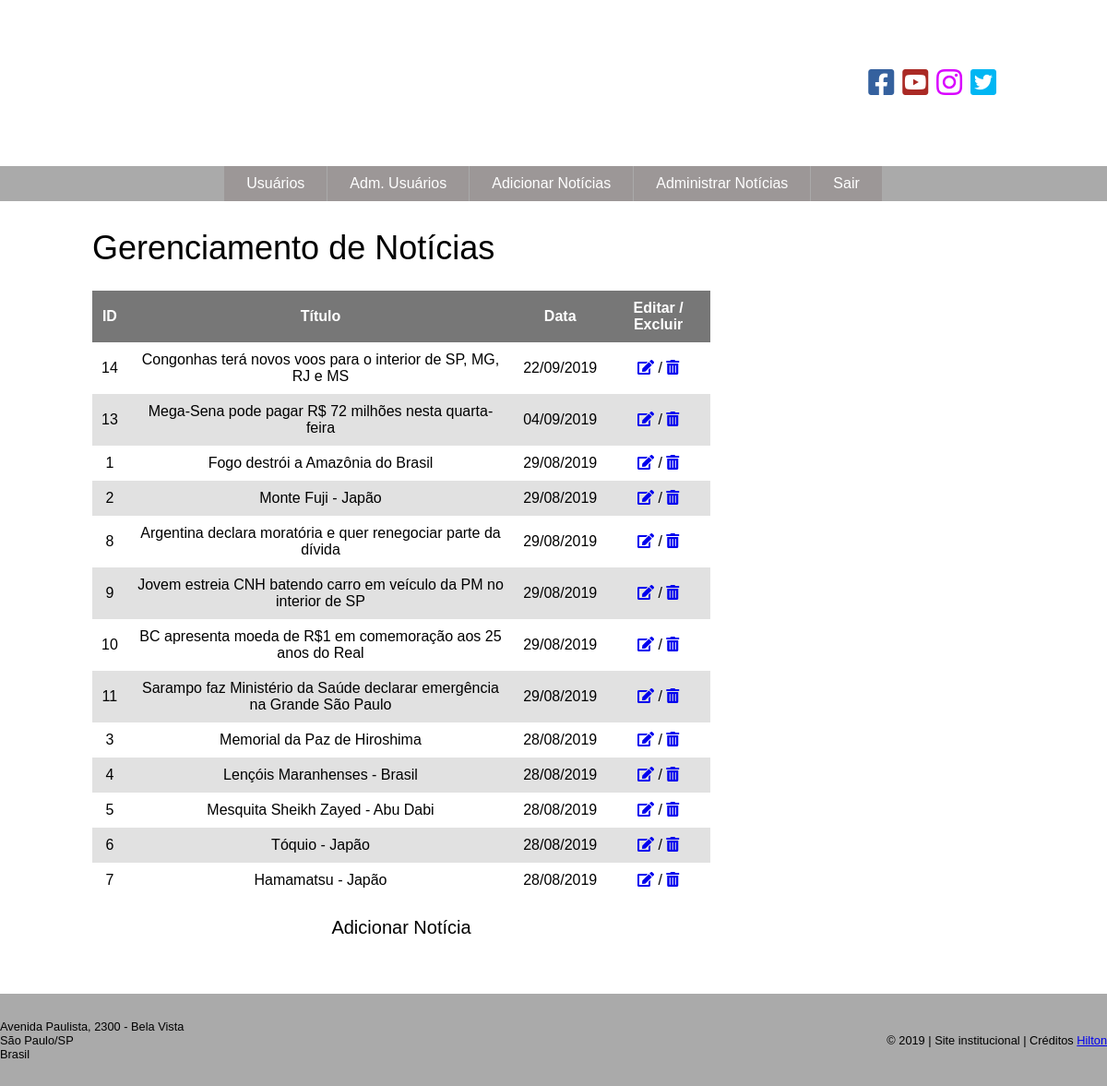
/adm_noticia.php (signed in), run on the app's committed database.
### tables this page shows
CREATE TABLE `noticias` (
  `id_noticia` int(11) NOT NULL,
  `titulo` varchar(150) NOT NULL,
  `texto` text NOT NULL,
  `data` date NOT NULL,
  `foto` varchar(150) NOT NULL
);

### adm_noticia.php (the view, shortened to what this page needs)
<?php
    include("funcoes.php");
    $sql = "SELECT * FROM noticias ORDER BY data DESC";
    $resultado = $conexao->query($sql);
    $tabela = "
        <table class='tabela2'>
            <tr>
                <th>ID</th>
                <th>Título</th>
                <th>Data</th>
                <th>Editar / Excluir</th>
            </tr>
    ";
    while($linha = mysqli_fetch_array($resultado)){
        $id_noticia = $linha["id_noticia"];
        $titulo = $linha["titulo"];
        $data =  $linha["data"];
        $data  = date("d/m/Y",strtotime($data));
        $editar = "<a href='add_noticia.php?id_noticia=$id_noticia'><i class='fas fa-edit'></i></a>";
        $excluir = "<a href='?acao=excluir&id_noticia=$id_noticia' onclick='return deletar(); return false;'><i class='fas fa-trash-alt'></i></a>";
        $tabela.="
            <tr>
                <td>$id_noticia</td>
                <td>$titulo</td>
                <td>$data</td>
                <td>$editar / $excluir</td>
            </tr>
        ";
    }
    $tabela.="</table>";
?>
<!DOCTYPE html>
<html lang="pt-br">
<head>
    <link type="text/css" rel="stylesheet" href="estilo.css"/>
    <link rel="stylesheet" href="https://use.fontawesome.com/releases/v5.8.1/css/all.css">
</head>
<body>
    <?php
        include("topo.php");
    ?>
    <section>
        <article>
            <h1>Gerenciamento de Notícias</h1>
            <?php echo $tabela; ?>
            <p class="centro">
            <a href="add_noticia.php">Adicionar Notícia</a>
            </p>
        </article>
    </section>
    <?php
        include("Rodape.php");
    ?>
</body>
</html>

### estilo.css (style rules this page uses)
* { margin: 0px; padding: 0px; }
body { font-family: 'Arial', 'Helvetica', 'Verdana', 'sans-serif'; background-image: url(imagens/fundoTopo.jpg), url(imagens/fundoRodape1.png); background-repeat: repeat-x, repeat-x; background-position: left top, left bottom; }
.centro { text-align: center; }
.centro a { text-decoration: none; color: #000; }
section { display: grid; grid-template-areas: "conteudo lateral" "rodape rodape"; grid-template-columns: 700px 300px; justify-content: center; }
article { grid-area: conteudo; padding: 30px 30px 30px 0px; }
article > h1 { font-size: 36px; font-weight: 400; margin-bottom: 25px; }
article > p { font-size: 20px; text-align: justify; line-height: 120%; margin: 20px 0px; }
.tabela2 { width: 100%; border-collapse: collapse; }
.tabela2 th { padding: 10px; background-color: #777; color: #fff; }
.tabela2 td { padding: 10px; text-align: center; }
.tabela2 tr:nth-child(odd) { background-color: #e1e1e1; }

### data on the page
noticias: id_noticia "14", titulo "Congonhas terá novos voos para o interior de SP, MG, RJ e MS", data "22/09/2019"
noticias: id_noticia "13", titulo "Mega-Sena pode pagar R$ 72 milhões nesta quarta-feira", data "04/09/2019"
noticias: id_noticia "1", titulo "Fogo destrói a Amazônia do Brasil", data "29/08/2019"
noticias: id_noticia "2", titulo "Monte Fuji - Japão", data "29/08/2019"
noticias: id_noticia "8", titulo "Argentina declara moratória e quer renegociar parte da dívida", data "29/08/2019"
noticias: id_noticia "9", titulo "Jovem estreia CNH batendo carro em veículo da PM no interior de SP", data "29/08/2019"
noticias: id_noticia "10", titulo "BC apresenta moeda de R$1 em comemoração aos 25 anos do Real", data "29/08/2019"
noticias: id_noticia "11", titulo "Sarampo faz Ministério da Saúde declarar emergência na Grande São Paulo", data "29/08/2019"
noticias: id_noticia "3", titulo "Memorial da Paz de Hiroshima", data "28/08/2019"
noticias: id_noticia "4", titulo "Lençóis Maranhenses - Brasil", data "28/08/2019"
noticias: id_noticia "5", titulo "Mesquita Sheikh Zayed - Abu Dabi", data "28/08/2019"
noticias: id_noticia "6", titulo "Tóquio - Japão", data "28/08/2019"
noticias: id_noticia "7", titulo "Hamamatsu - Japão", data "28/08/2019"
